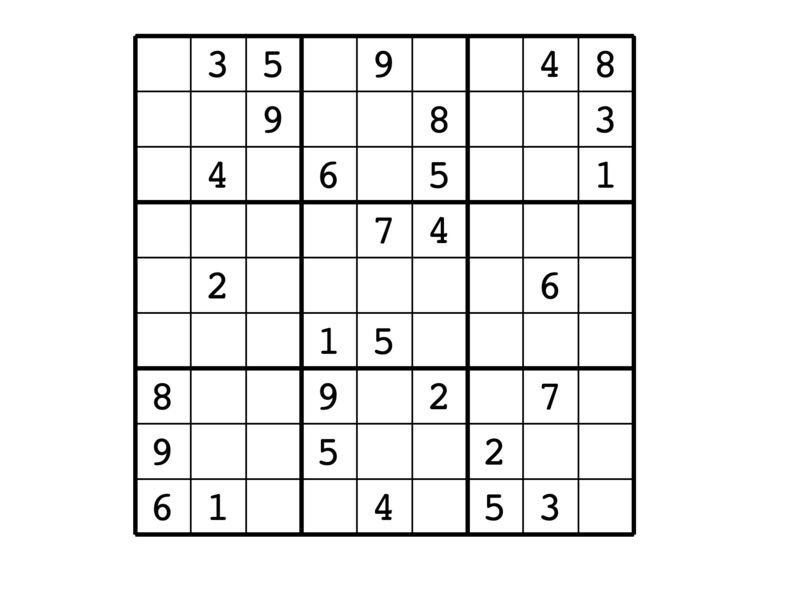
#> input picture dokusuu/numpre.jpg, 800 x 589 px
$ python -i readimg.py   (imports and definitions only)
#> lines starting #> are read from the running program, lines starting #| are printed output that depends on the picture; after the words box and inside, x2 and y2 are one past the last pixel; in counts of white or black regions, pixels touching at a corner belong together
import cv2
import numpy as np
import pytesseract

def readimg(path):

    #画像を読み込む
#> called with path = 'numpre.jpg'
    img = cv2.imread(path)
#> img is the input picture: shape (589, 800, 3); min 0, max 255, mean 237.1

    #外枠を見つけ出す--------------------------------------------------------------------------------------
    #画像をグレースケールに変換
    gray = cv2.cvtColor(img, cv2.COLOR_BGR2GRAY)

    #canny法（輪郭を出す）
    edges = cv2.Canny(gray,100,200)
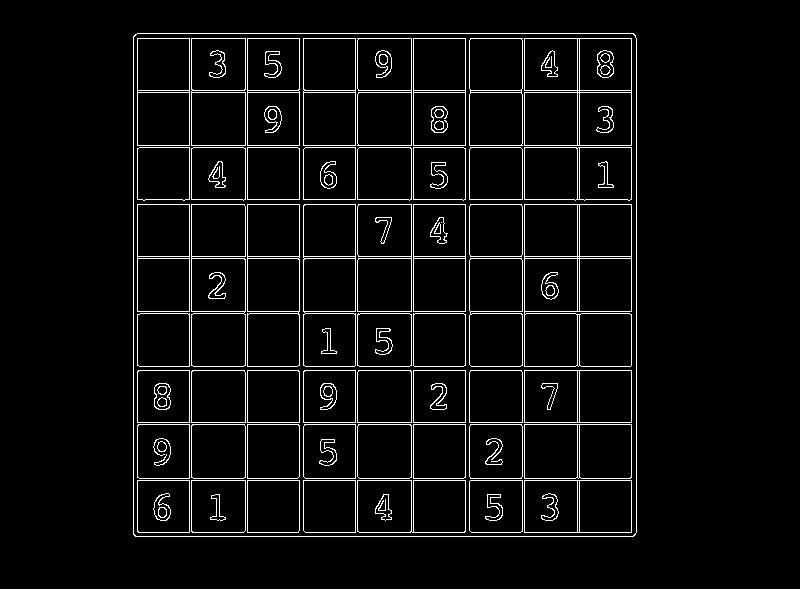
#> edges: shape (589, 800); 4.8% white in thin lines or dots, all inside (x1, y1, x2, y2) = (133, 33, 637, 537)

    #線をを太くして内枠と外枠をくっつける------
    #太さの設定
    kernel_d = np.ones((6,6),np.uint8)
    dilated = cv2.dilate(edges, kernel_d, iterations=1)
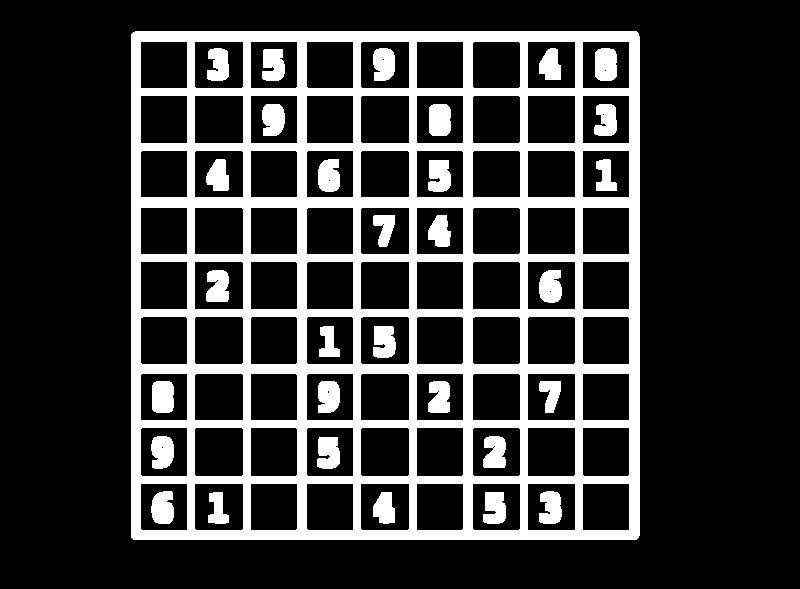
#> dilated: shape (589, 800); 21.4% white; 31 white regions, largest, box (x1, y1, x2, y2) and area: (131, 31, 640, 540) 83190, (595, 48, 617, 81) 674, (152, 381, 174, 413) 667

    #線を細くする
    # 収縮のためのカーネルを作成
    kernel_e = np.ones((4, 4), np.uint8)

    # 収縮を実行
    #iterationsは実行回数
    eroded = cv2.erode(dilated, kernel_e, iterations=1)
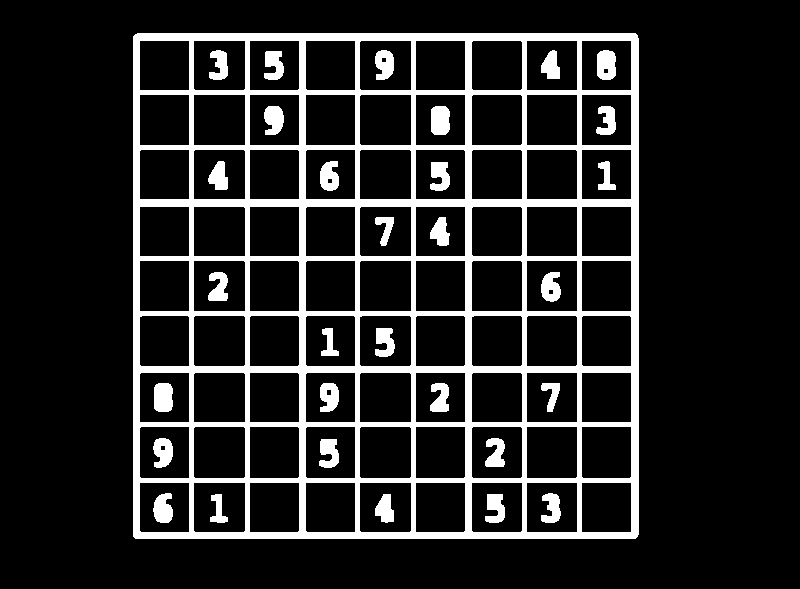
#> eroded: shape (589, 800); 14.6% white; 31 white regions

    #輪郭を検出する
    #第2引数は抽出する輪郭線の種類を指定する,第3引数は輪郭線の近似方法を指定する
    #findContours() 関数は、輪郭線のリストと階層構造のリストを返す。
    contours,hierarchy = cv2.findContours(eroded,cv2.RETR_EXTERNAL,cv2.CHAIN_APPROX_SIMPLE)
#> contours = 1 contour; box (x1, y1, x2, y2) and area: (133, 33, 639, 539) 255006

    #フィールドを見つけるための変数
    fild_contour = None
    max_area=0
    co=0
    #すべての輪郭から
    for cnt in contours:

        #各輪郭に対して、cv2.approxPolyDP()で多角形の近似を行う
        approx = cv2.approxPolyDP(cnt,0.01*cv2.arcLength(cnt,True),True)
        #四角形かどうか判別する
        if len(approx) == 4:
            area = cv2.contourArea(approx)
            #一番大きいものを変数へ
            if area > max_area:
                max_area = area
                fild_contour = approx
                co+=1
#> this loop made 1 pass
#> (area, max_area, fild_contour, co) on pass 1: (252258, 252258, [[135, 34], [133, 536], [635, 538], [637, 35]], 1)
#> after the loop, co = 1; max_area = 252258

    if fild_contour is None:
        print('not found')
        exit

    # 四角形の座標を取得する
    x, y, w, h = cv2.boundingRect(fild_contour)
#> x = 133; y = 34; w = 505; h = 505

    # 四角形を切り出す
    cut = img[y:y+h, x:x+w]
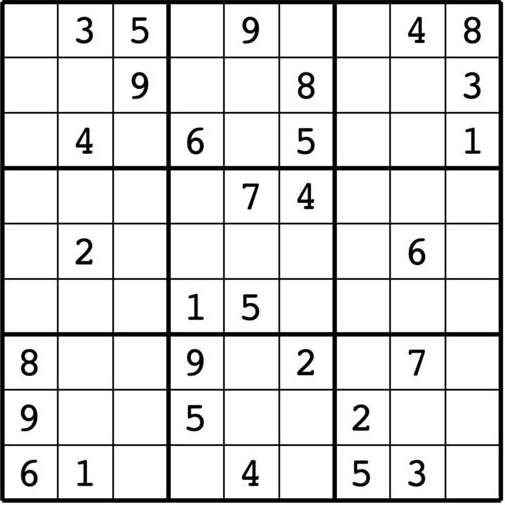
#> cut: shape (505, 505, 3); min 0, max 255, mean 222

    #外枠の中から数字を取り出す処理------------------------------------------------------------------------------
    cut_g = cv2.cvtColor(cut, cv2.COLOR_BGR2GRAY)

    #canny法（輪郭を出す）ノイズ除去
    #画像,エッジ数最低値,エッジとして認識する数値
    cut_e = cv2.Canny(cut_g,100,200)
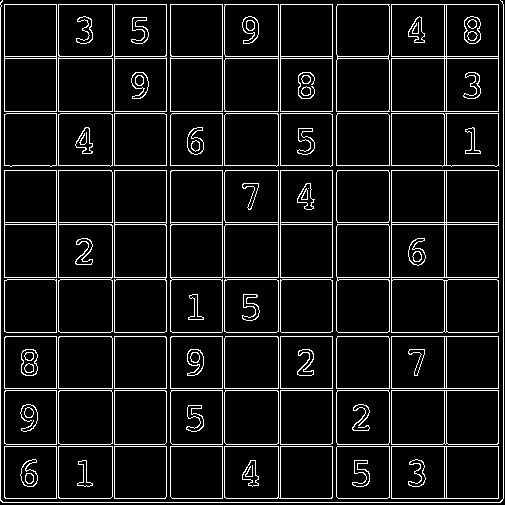
#> cut_e: shape (505, 505); 8.7% white in thin lines or dots

    #線をを太くして内枠と外枠をくっつける------
    #太さの設定
    c_k_d = np.ones((5,5),np.uint8)
    cut_d = cv2.dilate(cut_e, c_k_d, iterations=1)
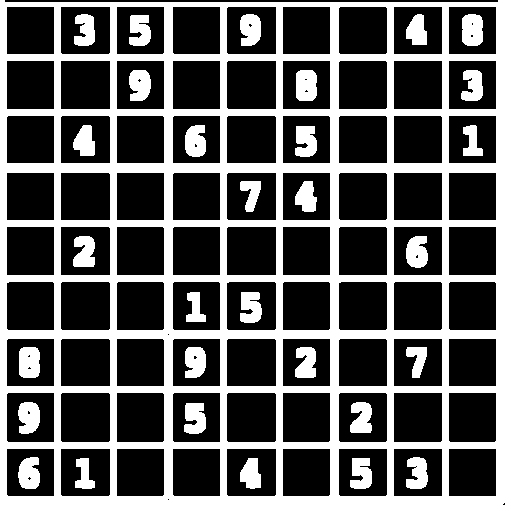
#> cut_d: shape (505, 505); 33.8% white; 31 white regions, largest, box (x1, y1, x2, y2) and area: (0, 0, 505, 505) 70536, (462, 14, 483, 46) 613, (296, 70, 317, 101) 606

    #線を細くする
    # 収縮のためのカーネルを作成
    c_k_e = np.ones((4, 4), np.uint8)
    cut_ero = cv2.erode(cut_d,c_k_e , iterations=1)
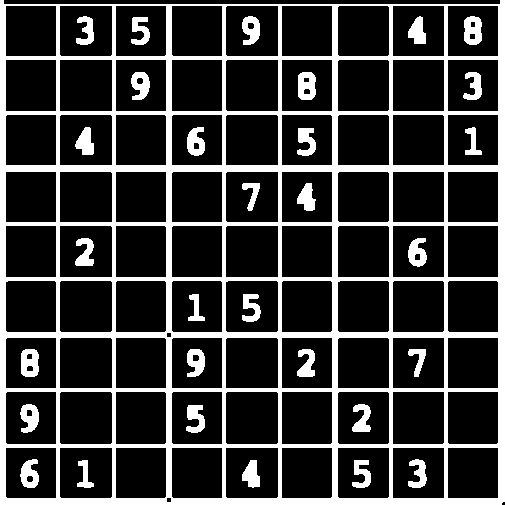
#> cut_ero: shape (505, 505); 21.8% white; 31 white regions, largest, box (x1, y1, x2, y2) and area: (0, 0, 505, 505) 45635, (464, 16, 482, 45) 418, (298, 72, 316, 100) 414

    #二値化
    cut_t = cv2.threshold(cut_ero, 0, 255, cv2.THRESH_BINARY_INV + cv2.THRESH_OTSU)[1]
#> cut_t: shape (505, 505); 78.2% white; 31 black regions

    conts,hichy = cv2.findContours(cut_t,cv2.RETR_EXTERNAL,cv2.CHAIN_APPROX_SIMPLE)
#> conts = 85 contours, 3 with area under 20; largest, box (x1, y1, x2, y2) and area: (226, 392, 278, 444) 2599, (60, 392, 112, 444) 2599, (60, 60, 112, 111) 2550, (393, 392, 444, 444) 2550, (226, 226, 278, 277) 2550; hichy = 85 rows, first 6: [1, -1, -1, -1], [2, 0, -1, -1], [3, 1, -1, -1], [4, 2, -1, -1], [5, 3, -1, -1], [6, 4, -1, -1]

    # 輪郭の面積を計算し、小さいものは削除
    min_area = 2000
    conts = [cnt for cnt in conts if cv2.contourArea(cnt) > min_area]
#> conts = 81 contours; largest, box (x1, y1, x2, y2) and area: (226, 392, 278, 444) 2599, (60, 392, 112, 444) 2599, (60, 60, 112, 111) 2550, (393, 392, 444, 444) 2550, (226, 226, 278, 277) 2550

    co=0
    list=[]

    for cn in conts:

        #各輪郭に対して、cv2.approxPolyDP()で多角形の近似を行う
        approx = cv2.approxPolyDP(cn,0.01*cv2.arcLength(cn,True),True)

        if len(approx)==4:
            # 四角形の座標を取得する
            x, y, w, h = cv2.boundingRect(cn)

            # 四角形を切り出す
            c_c = cut_t[y:y+h, x:x+w]

            # 切り出した画像内の文字を読み取る
            text = pytesseract.image_to_string(c_c, lang='eng', config='--psm 10 --oem 3 -c tessedit_char_whitelist=123456789')

            #空白の所に0を入れる
            if text == '':
                text='0'
            text=text.strip()

            list.append([x,y,int(text)])

            co+=1
#> this loop made 1 pass
#> (approx, x, y, w, h) on pass 1: ([[448, 448], [448, 497], [497, 497], [497, 448]], 448, 448, 50, 50)
#> after the loop, co = 0; list = []

    data = []

    if co == 81:
        print('ok')
        list.sort(key=lambda x:x[0])
        list.sort(key=lambda y:y[1])
        # for a in list:
        #     print(a)

        numpre=[a[2] for a in list]
        for i in range(0,len(numpre),9):
            data.append(numpre[i:i+9])
    else:
        print('not found')
        return None

    return data


#> (the run stopped early here; a loop or call above may not have finished)
